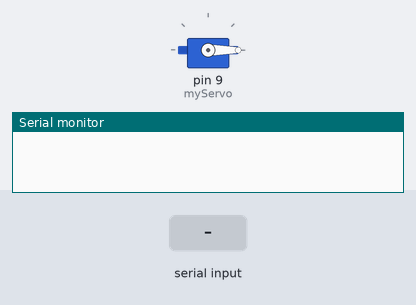
A sketch run on a simulated Arduino Uno, built with avr-gcc and run on an emulated ATmega328P. Parts: servo, the last lines printed to the serial monitor. Inputs (shaded band) come from the test bench.

Above: at 1.2 s.
1.3 s: "F" received over Serial
At 1.76 s:
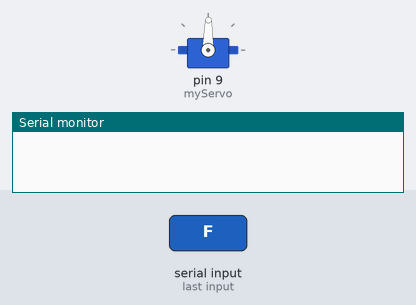
At 2.37 s:
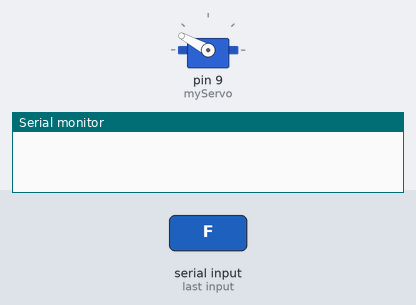
4.3 s: "F" received over Serial
At 12.1 s:
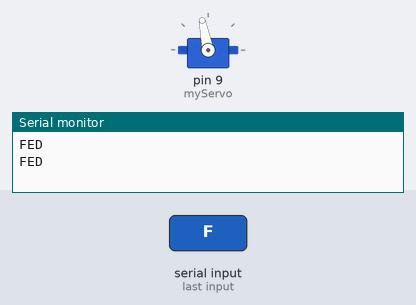
Timing chart, 0 to 13.3 s (numbered marks = the images above; inputs shaded):
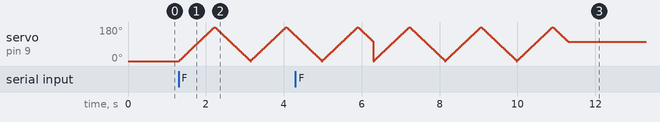

The sketch:

autofeeder.ino
```cpp
#include <Servo.h>

Servo myServo;

void setup() {
  Serial.begin(9600);
  myServo.attach(9);
  myServo.write(0); // start position
}

void loop() {
  if (Serial.available()) {
    char c = Serial.read();

    if (c == 'F') {
      sweepForFiveSeconds();
      Serial.println("FED");
    }
  }
}

void sweepForFiveSeconds() {
  unsigned long startTime = millis();

  while (millis() - startTime < 5000) {  // run for 5 seconds
    // Sweep 0 → 180
    for (int pos = 0; pos <= 180; pos++) {
      myServo.write(pos);
      delay(5);  // adjust speed here
      if (millis() - startTime >= 5000) return;
    }

    // Sweep 180 → 0
    for (int pos = 180; pos >= 0; pos--) {
      myServo.write(pos);
      delay(5);  // adjust speed here
      if (millis() - startTime >= 5000) return;
    }
  }

  // After 5 sec → return to rest
  myServo.write(0);
}
```
